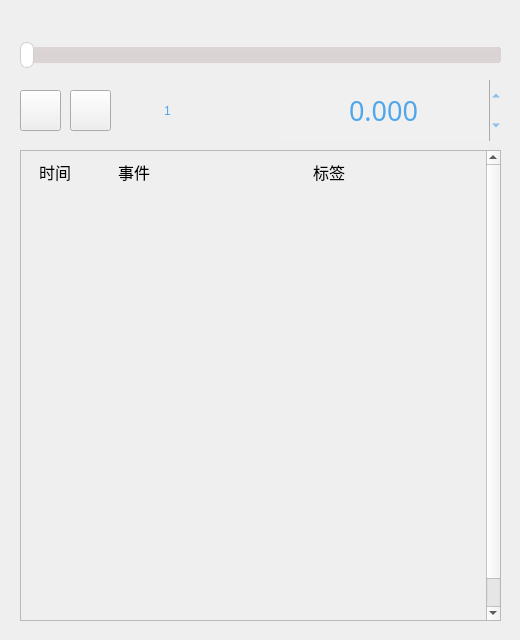
<?xml version="1.0" encoding="UTF-8"?>
<ui version="4.0">
 <class>Form</class>
 <widget class="QWidget" name="Form">
  <property name="geometry">
   <rect>
    <x>0</x>
    <y>0</y>
    <width>520</width>
    <height>640</height>
   </rect>
  </property>
  <property name="minimumSize">
   <size>
    <width>480</width>
    <height>640</height>
   </size>
  </property>
  <property name="maximumSize">
   <size>
    <width>600</width>
    <height>640</height>
   </size>
  </property>
  <property name="sizeIncrement">
   <size>
    <width>0</width>
    <height>0</height>
   </size>
  </property>
  <property name="windowTitle">
   <string>雷数设置</string>
  </property>
  <property name="windowOpacity">
   <double>10.000000000000000</double>
  </property>
  <widget class="QSlider" name="horizontalSlider_time">
   <property name="geometry">
    <rect>
     <x>20</x>
     <y>40</y>
     <width>481</width>
     <height>31</height>
    </rect>
   </property>
   <property name="focusPolicy">
    <enum>Qt::StrongFocus</enum>
   </property>
   <property name="autoFillBackground">
    <bool>false</bool>
   </property>
   <property name="styleSheet">
    <string notr="true">QSlider::groove {
    border: 0px solid #bbbbbb;
    background-color: #50A6EA;
    border-radius: 4px;
}
QSlider::groove:horizontal {
    height: 16px;
}
QSlider::groove:vertical {
    width: 0px;
}
QSlider::handle:horizontal {
    background: #ffffff;
    border-style: solid;
    border-width: 1px;
    border-color: rgb(207,207,207);
    width: 12px;
    margin: -5px 0;
    border-radius: 7px;
}
QSlider::handle:vertical {
    background: #ffffff;
    border-style: solid;
    border-width: 1px;
    border-color: rgb(207,207,207);
    height: 12px;
    margin: 0 -5px;
    border-radius: 7px;
}
QSlider::add-page, QSlider::sub-page {
    border: 1px transparent;
    background-color: #50A6EA;
    border-radius: 4px;
}
QSlider::add-page:horizontal {
    background: qlineargradient(spread:pad, x1:0, y1:0, x2:0, y2:1, stop:0 #ddd5d5, stop:0.5 #dad3d3, stop:1 #ddd5d5);
}
QSlider::sub-page:horizontal {
    background-color: qlineargradient(spread:pad, x1:0, y1:0, x2:1, y2:0, stop:0 #50A6EA, stop:0.5 #87C1F1, stop:1 #50A6EA);
}
QSlider::add-page:vertical {
    background-color: qlineargradient(spread:pad, x1:0, y1:0, x2:0, y2:1, stop:0 #50A6EA, stop:0.5 #3b88fc, stop:1 #467dd1);
}
QSlider::sub-page:vertical {
    background: qlineargradient(spread:pad, x1:0, y1:0, x2:1, y2:0, stop:0 #ddd5d5, stop:0.5 #dad3d3, stop:1 #ddd5d5);
}
QSlider::add-page:horizontal:disabled, QSlider::sub-page:horizontal:disabled, QSlider::add-page:vertical:disabled, QSlider::sub-page:vertical:disabled {
    background: #b9b9b9;
}</string>
   </property>
   <property name="maximum">
    <number>1000</number>
   </property>
   <property name="singleStep">
    <number>0</number>
   </property>
   <property name="pageStep">
    <number>10</number>
   </property>
   <property name="sliderPosition">
    <number>0</number>
   </property>
   <property name="tracking">
    <bool>true</bool>
   </property>
   <property name="orientation">
    <enum>Qt::Horizontal</enum>
   </property>
   <property name="invertedAppearance">
    <bool>false</bool>
   </property>
   <property name="invertedControls">
    <bool>false</bool>
   </property>
   <property name="tickPosition">
    <enum>QSlider::NoTicks</enum>
   </property>
   <property name="tickInterval">
    <number>0</number>
   </property>
  </widget>
  <widget class="QPushButton" name="pushButton_replay">
   <property name="geometry">
    <rect>
     <x>20</x>
     <y>90</y>
     <width>41</width>
     <height>41</height>
    </rect>
   </property>
   <property name="styleSheet">
    <string notr="true">border-image: url(media/replay.svg);
QPushButton::hover{
	background-color: rgb(170, 255, 255);
}</string>
   </property>
   <property name="text">
    <string/>
   </property>
  </widget>
  <widget class="QPushButton" name="pushButton_play">
   <property name="geometry">
    <rect>
     <x>70</x>
     <y>90</y>
     <width>41</width>
     <height>41</height>
    </rect>
   </property>
   <property name="styleSheet">
    <string notr="true">border-image: url(media/play.svg);</string>
   </property>
   <property name="text">
    <string/>
   </property>
  </widget>
  <widget class="SpeedLabel" name="label_speed">
   <property name="geometry">
    <rect>
     <x>142</x>
     <y>90</y>
     <width>51</width>
     <height>41</height>
    </rect>
   </property>
   <property name="styleSheet">
    <string notr="true">border-image: url(media/speed.svg);
font: 12pt &quot;微软雅黑&quot;;
color: #50A6EA;</string>
   </property>
   <property name="text">
    <string>1</string>
   </property>
   <property name="alignment">
    <set>Qt::AlignCenter</set>
   </property>
  </widget>
  <widget class="QLabel" name="label_2">
   <property name="geometry">
    <rect>
     <x>120</x>
     <y>102</y>
     <width>16</width>
     <height>16</height>
    </rect>
   </property>
   <property name="styleSheet">
    <string notr="true">border-image: url(media/mul.svg);
font: 12pt &quot;微软雅黑&quot;;
color: #50A6EA;</string>
   </property>
   <property name="text">
    <string/>
   </property>
   <property name="alignment">
    <set>Qt::AlignCenter</set>
   </property>
  </widget>
  <widget class="QDoubleSpinBox" name="doubleSpinBox_time">
   <property name="geometry">
    <rect>
     <x>280</x>
     <y>80</y>
     <width>221</width>
     <height>61</height>
    </rect>
   </property>
   <property name="font">
    <font>
     <family>微软雅黑</family>
     <pointsize>20</pointsize>
     <weight>50</weight>
     <italic>false</italic>
     <bold>false</bold>
    </font>
   </property>
   <property name="styleSheet">
    <string notr="true">font: 20pt &quot;微软雅黑&quot;;
color: #50A6EA;
background-color: rgb(240, 240, 240);</string>
   </property>
   <property name="wrapping">
    <bool>false</bool>
   </property>
   <property name="frame">
    <bool>false</bool>
   </property>
   <property name="alignment">
    <set>Qt::AlignCenter</set>
   </property>
   <property name="decimals">
    <number>3</number>
   </property>
   <property name="minimum">
    <double>-999.990000000000009</double>
   </property>
   <property name="maximum">
    <double>999.990000000000009</double>
   </property>
   <property name="singleStep">
    <double>0.001000000000000</double>
   </property>
  </widget>
  <widget class="QScrollArea" name="scrollArea">
   <property name="geometry">
    <rect>
     <x>20</x>
     <y>150</y>
     <width>481</width>
     <height>471</height>
    </rect>
   </property>
   <property name="verticalScrollBarPolicy">
    <enum>Qt::ScrollBarAlwaysOn</enum>
   </property>
   <property name="horizontalScrollBarPolicy">
    <enum>Qt::ScrollBarAlwaysOff</enum>
   </property>
   <property name="sizeAdjustPolicy">
    <enum>QAbstractScrollArea::AdjustToContents</enum>
   </property>
   <property name="widgetResizable">
    <bool>true</bool>
   </property>
   <widget class="QWidget" name="scrollAreaWidgetContents">
    <property name="geometry">
     <rect>
      <x>0</x>
      <y>0</y>
      <width>458</width>
      <height>500</height>
     </rect>
    </property>
    <property name="minimumSize">
     <size>
      <width>0</width>
      <height>500</height>
     </size>
    </property>
    <widget class="QLabel" name="label_time">
     <property name="geometry">
      <rect>
       <x>0</x>
       <y>0</y>
       <width>68</width>
       <height>42</height>
      </rect>
     </property>
     <property name="font">
      <font>
       <family>微软雅黑</family>
       <pointsize>12</pointsize>
      </font>
     </property>
     <property name="text">
      <string>时间</string>
     </property>
     <property name="alignment">
      <set>Qt::AlignCenter</set>
     </property>
    </widget>
    <widget class="QLabel" name="label_tag">
     <property name="geometry">
      <rect>
       <x>158</x>
       <y>0</y>
       <width>300</width>
       <height>42</height>
      </rect>
     </property>
     <property name="font">
      <font>
       <family>微软雅黑</family>
       <pointsize>12</pointsize>
      </font>
     </property>
     <property name="text">
      <string>标签</string>
     </property>
     <property name="alignment">
      <set>Qt::AlignCenter</set>
     </property>
    </widget>
    <widget class="QLabel" name="label_event">
     <property name="geometry">
      <rect>
       <x>68</x>
       <y>0</y>
       <width>90</width>
       <height>42</height>
      </rect>
     </property>
     <property name="font">
      <font>
       <family>微软雅黑</family>
       <pointsize>12</pointsize>
      </font>
     </property>
     <property name="text">
      <string>事件</string>
     </property>
     <property name="alignment">
      <set>Qt::AlignCenter</set>
     </property>
    </widget>
   </widget>
  </widget>
 </widget>
 <customwidgets>
  <customwidget>
   <class>SpeedLabel</class>
   <extends>QLabel</extends>
   <header>ui.uiComponents</header>
  </customwidget>
 </customwidgets>
 <resources/>
 <connections/>
</ui>
